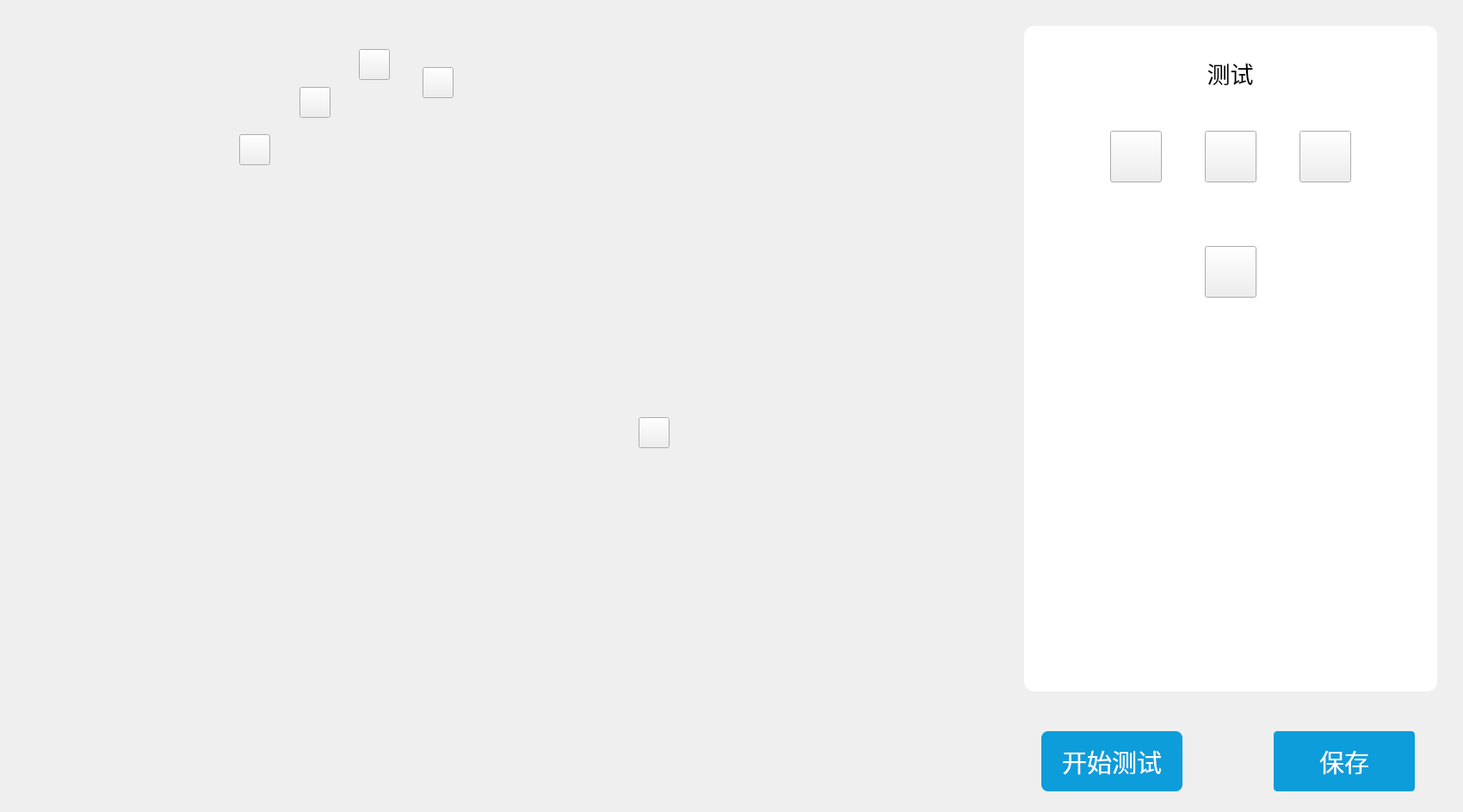
<?xml version="1.0" encoding="UTF-8"?>
<ui version="4.0">
 <class>JointMotionScope</class>
 <widget class="QWidget" name="JointMotionScope">
  <property name="geometry">
   <rect>
    <x>0</x>
    <y>0</y>
    <width>1700</width>
    <height>944</height>
   </rect>
  </property>
  <property name="windowTitle">
   <string>Form</string>
  </property>
  <widget class="QGroupBox" name="groupBox">
   <property name="geometry">
    <rect>
     <x>1190</x>
     <y>30</y>
     <width>480</width>
     <height>774</height>
    </rect>
   </property>
   <property name="styleSheet">
    <string notr="true">#groupBox{background: #FFFFFF;
border-radius: 12px;}</string>
   </property>
   <property name="title">
    <string/>
   </property>
   <widget class="QLabel" name="label">
    <property name="geometry">
     <rect>
      <x>164</x>
      <y>40</y>
      <width>151</width>
      <height>29</height>
     </rect>
    </property>
    <property name="font">
     <font>
      <family>黑体</family>
      <pointsize>20</pointsize>
     </font>
    </property>
    <property name="text">
     <string>测试</string>
    </property>
    <property name="alignment">
     <set>Qt::AlignCenter</set>
    </property>
   </widget>
   <widget class="QPushButton" name="allOut_Btn">
    <property name="geometry">
     <rect>
      <x>100</x>
      <y>122</y>
      <width>60</width>
      <height>60</height>
     </rect>
    </property>
    <property name="styleSheet">
     <string notr="true">QPushButton{border-image: url(:/new/prefix1/source/jointScope/allOutMormal.png);}
QPushButton:hover{border-image: url(:/new/prefix1/source/jointScope/allOutHover.png);}
</string>
    </property>
    <property name="text">
     <string/>
    </property>
   </widget>
   <widget class="QPushButton" name="fourInOneOut_Btn">
    <property name="geometry">
     <rect>
      <x>210</x>
      <y>122</y>
      <width>60</width>
      <height>60</height>
     </rect>
    </property>
    <property name="styleSheet">
     <string notr="true">QPushButton{border-image: url(:/new/prefix1/source/jointScope/fourInOneOurNormal.png);}
QPushButton:hover{border-image: url(:/new/prefix1/source/jointScope/fourInOneOUtHover.png);}
</string>
    </property>
    <property name="text">
     <string/>
    </property>
   </widget>
   <widget class="QPushButton" name="fourOutOneIn_Btn">
    <property name="geometry">
     <rect>
      <x>320</x>
      <y>122</y>
      <width>60</width>
      <height>60</height>
     </rect>
    </property>
    <property name="styleSheet">
     <string notr="true">QPushButton{border-image: url(:/new/prefix1/source/jointScope/fourOutOneInNormal.png);}
QPushButton:hover{border-image: url(:/new/prefix1/source/jointScope/fourOutOneInHover.png);}</string>
    </property>
    <property name="text">
     <string/>
    </property>
   </widget>
   <widget class="QPushButton" name="lock_Btn">
    <property name="geometry">
     <rect>
      <x>210</x>
      <y>256</y>
      <width>60</width>
      <height>60</height>
     </rect>
    </property>
    <property name="styleSheet">
     <string notr="true">QPushButton{border-image: url(:/new/prefix1/source/jointScope/unlockNormal.png);}
QPushButton:hover{border-image: url(:/new/prefix1/source/jointScope/unlockHover.png);}</string>
    </property>
    <property name="text">
     <string/>
    </property>
   </widget>
  </widget>
  <widget class="QPushButton" name="reset_Btn">
   <property name="geometry">
    <rect>
     <x>1210</x>
     <y>850</y>
     <width>164</width>
     <height>70</height>
    </rect>
   </property>
   <property name="font">
    <font>
     <family>黑体</family>
     <pointsize>22</pointsize>
    </font>
   </property>
   <property name="styleSheet">
    <string notr="true">QPushButton{background: #0D9DDB;border-radius: 8px;color:white;}
QPushButton:hover{background: #1EAACF;border-radius: 8px;color:#333333;}</string>
   </property>
   <property name="text">
    <string>开始测试</string>
   </property>
  </widget>
  <widget class="QPushButton" name="save_Btn">
   <property name="geometry">
    <rect>
     <x>1480</x>
     <y>850</y>
     <width>164</width>
     <height>70</height>
    </rect>
   </property>
   <property name="font">
    <font>
     <family>黑体</family>
     <pointsize>22</pointsize>
    </font>
   </property>
   <property name="styleSheet">
    <string notr="true">QPushButton{background: #0D9DDB;border-radius: 4px;color:white;}
QPushButton:hover{background: #1EAACF;border-radius: 4px;color:#333333;}</string>
   </property>
   <property name="text">
    <string>保存</string>
   </property>
  </widget>
  <widget class="QStackedWidget" name="stackedWidget">
   <property name="geometry">
    <rect>
     <x>170</x>
     <y>30</y>
     <width>640</width>
     <height>720</height>
    </rect>
   </property>
   <property name="currentIndex">
    <number>0</number>
   </property>
   <widget class="QWidget" name="leftHand_Page">
    <widget class="QGroupBox" name="groupBox_2">
     <property name="geometry">
      <rect>
       <x>0</x>
       <y>0</y>
       <width>640</width>
       <height>720</height>
      </rect>
     </property>
     <property name="styleSheet">
      <string notr="true">QGroupBox{border:none;}</string>
     </property>
     <property name="title">
      <string/>
     </property>
     <widget class="QPushButton" name="reset4L_Btn">
      <property name="geometry">
       <rect>
        <x>108</x>
        <y>126</y>
        <width>36</width>
        <height>36</height>
       </rect>
      </property>
      <property name="styleSheet">
       <string notr="true">QPushButton{border-image: url(:/new/prefix1/source/image/resetNormal.png);}
QPushButton:hover{border-image: url(:/new/prefix1/source/image/resetHover.png);}</string>
      </property>
      <property name="text">
       <string/>
      </property>
     </widget>
     <widget class="QPushButton" name="reset3L_Btn">
      <property name="geometry">
       <rect>
        <x>178</x>
        <y>71</y>
        <width>36</width>
        <height>36</height>
       </rect>
      </property>
      <property name="styleSheet">
       <string notr="true">QPushButton{border-image: url(:/new/prefix1/source/image/resetNormal.png);}
QPushButton:hover{border-image: url(:/new/prefix1/source/image/resetHover.png);}</string>
      </property>
      <property name="text">
       <string/>
      </property>
     </widget>
     <widget class="QPushButton" name="reset2L_Btn">
      <property name="geometry">
       <rect>
        <x>247</x>
        <y>27</y>
        <width>36</width>
        <height>36</height>
       </rect>
      </property>
      <property name="styleSheet">
       <string notr="true">QPushButton{border-image: url(:/new/prefix1/source/image/resetNormal.png);}
QPushButton:hover{border-image: url(:/new/prefix1/source/image/resetHover.png);}</string>
      </property>
      <property name="text">
       <string/>
      </property>
     </widget>
     <widget class="QPushButton" name="reset1L_Btn">
      <property name="geometry">
       <rect>
        <x>321</x>
        <y>48</y>
        <width>36</width>
        <height>36</height>
       </rect>
      </property>
      <property name="styleSheet">
       <string notr="true">QPushButton{border-image: url(:/new/prefix1/source/image/resetNormal.png);}
QPushButton:hover{border-image: url(:/new/prefix1/source/image/resetHover.png);}</string>
      </property>
      <property name="text">
       <string/>
      </property>
     </widget>
     <widget class="QPushButton" name="reset0L_Btn">
      <property name="geometry">
       <rect>
        <x>572</x>
        <y>455</y>
        <width>36</width>
        <height>36</height>
       </rect>
      </property>
      <property name="styleSheet">
       <string notr="true">QPushButton{border-image: url(:/new/prefix1/source/image/resetNormal.png);}
QPushButton:hover{border-image: url(:/new/prefix1/source/image/resetHover.png);}</string>
      </property>
      <property name="text">
       <string/>
      </property>
     </widget>
     <widget class="CHandScopeWidget" name="leftHand_Widget" native="true">
      <property name="geometry">
       <rect>
        <x>105</x>
        <y>88</y>
        <width>434</width>
        <height>563</height>
       </rect>
      </property>
      <widget class="QLabel" name="LTouch_Label">
       <property name="geometry">
        <rect>
         <x>290</x>
         <y>220</y>
         <width>81</width>
         <height>101</height>
        </rect>
       </property>
       <property name="styleSheet">
        <string notr="true">border-image: url(:/new/prefix1/source/dialog/touchWarning.png);</string>
       </property>
       <property name="text">
        <string/>
       </property>
      </widget>
     </widget>
     <zorder>leftHand_Widget</zorder>
     <zorder>reset4L_Btn</zorder>
     <zorder>reset3L_Btn</zorder>
     <zorder>reset2L_Btn</zorder>
     <zorder>reset1L_Btn</zorder>
     <zorder>reset0L_Btn</zorder>
    </widget>
   </widget>
   <widget class="QWidget" name="rightHand_Page">
    <widget class="QGroupBox" name="groupBox_3">
     <property name="geometry">
      <rect>
       <x>0</x>
       <y>0</y>
       <width>640</width>
       <height>720</height>
      </rect>
     </property>
     <property name="styleSheet">
      <string notr="true">QGroupBox{border:none;}</string>
     </property>
     <property name="title">
      <string/>
     </property>
     <widget class="QPushButton" name="reset1R_Btn">
      <property name="geometry">
       <rect>
        <x>356</x>
        <y>48</y>
        <width>36</width>
        <height>36</height>
       </rect>
      </property>
      <property name="styleSheet">
       <string notr="true">QPushButton{border-image: url(:/new/prefix1/source/image/resetNormal.png);}
QPushButton:hover{border-image: url(:/new/prefix1/source/image/resetHover.png);}</string>
      </property>
      <property name="text">
       <string/>
      </property>
     </widget>
     <widget class="QPushButton" name="reset2R_Btn">
      <property name="geometry">
       <rect>
        <x>430</x>
        <y>27</y>
        <width>36</width>
        <height>36</height>
       </rect>
      </property>
      <property name="styleSheet">
       <string notr="true">QPushButton{border-image: url(:/new/prefix1/source/image/resetNormal.png);}
QPushButton:hover{border-image: url(:/new/prefix1/source/image/resetHover.png);}</string>
      </property>
      <property name="text">
       <string/>
      </property>
     </widget>
     <widget class="QPushButton" name="reset3R_Btn">
      <property name="geometry">
       <rect>
        <x>499</x>
        <y>71</y>
        <width>36</width>
        <height>36</height>
       </rect>
      </property>
      <property name="styleSheet">
       <string notr="true">QPushButton{border-image: url(:/new/prefix1/source/image/resetNormal.png);}
QPushButton:hover{border-image: url(:/new/prefix1/source/image/resetHover.png);}</string>
      </property>
      <property name="text">
       <string/>
      </property>
     </widget>
     <widget class="QPushButton" name="reset4R_Btn">
      <property name="geometry">
       <rect>
        <x>569</x>
        <y>126</y>
        <width>36</width>
        <height>36</height>
       </rect>
      </property>
      <property name="styleSheet">
       <string notr="true">QPushButton{border-image: url(:/new/prefix1/source/image/resetNormal.png);}
QPushButton:hover{border-image: url(:/new/prefix1/source/image/resetHover.png);}</string>
      </property>
      <property name="text">
       <string/>
      </property>
     </widget>
     <widget class="QPushButton" name="reset0R_Btn">
      <property name="geometry">
       <rect>
        <x>105</x>
        <y>455</y>
        <width>36</width>
        <height>36</height>
       </rect>
      </property>
      <property name="styleSheet">
       <string notr="true">QPushButton{border-image: url(:/new/prefix1/source/image/resetNormal.png);}
QPushButton:hover{border-image: url(:/new/prefix1/source/image/resetHover.png);}</string>
      </property>
      <property name="text">
       <string/>
      </property>
     </widget>
     <widget class="CHandScopeWidget" name="rightHand_Widget" native="true">
      <property name="geometry">
       <rect>
        <x>174</x>
        <y>88</y>
        <width>434</width>
        <height>563</height>
       </rect>
      </property>
      <widget class="QLabel" name="RTouch_Label">
       <property name="geometry">
        <rect>
         <x>60</x>
         <y>210</y>
         <width>81</width>
         <height>101</height>
        </rect>
       </property>
       <property name="styleSheet">
        <string notr="true">border-image: url(:/new/prefix1/source/dialog/touchWarning.png);</string>
       </property>
       <property name="text">
        <string/>
       </property>
      </widget>
     </widget>
     <zorder>rightHand_Widget</zorder>
     <zorder>reset1R_Btn</zorder>
     <zorder>reset2R_Btn</zorder>
     <zorder>reset3R_Btn</zorder>
     <zorder>reset4R_Btn</zorder>
     <zorder>reset0R_Btn</zorder>
    </widget>
   </widget>
  </widget>
 </widget>
 <customwidgets>
  <customwidget>
   <class>CHandScopeWidget</class>
   <extends>QWidget</extends>
   <header>chandscopewidget.h</header>
   <container>1</container>
  </customwidget>
 </customwidgets>
 <resources/>
 <connections/>
</ui>
